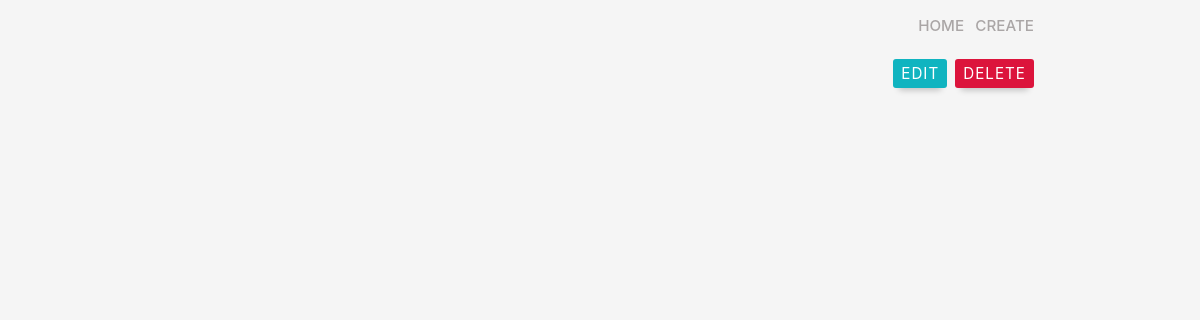
Before: /notes/6 with the older database file.
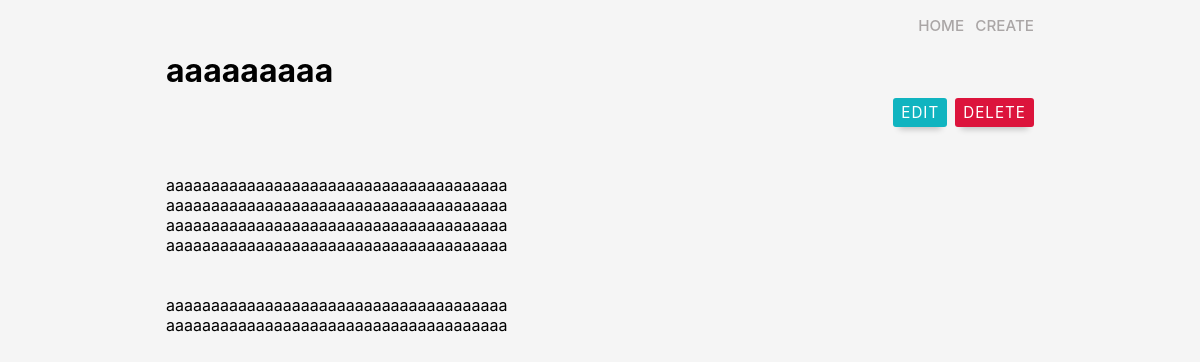
After: the same page with the newer database file.
### tables this page shows
CREATE TABLE notes(
        id integer primary key autoincrement,
        title varchar2(250), 
        content text,
        created_at timestamp default current_timestamp,
        updated_at timestamp default current_timestamp
    );

### main.py (the view)
@app.route('/notes/<note_id>')
def single_note_page(note_id):
    res = cursor.execute('select * from notes where id=?', (note_id,))
    note = res.fetchone()
    print(note)
    return render_template('single_note.html', note=note)

### templates/single_note.html
{% extends 'base.html' %}
{% block content %}
<h1>{{note[1]}}</h1>
<div class="note-actions" >
  <a class="btn" style="margin-right: 0.5rem;" href="/notes/edit/{{note[0]}}">Edit</a>
  <a class="btn delete" href="/notes/delete/{{note[0]}}">Delete</a>
</div>
<div class="note-content" style="margin-top: 0.5rem;">
  <p class="">{{note[2]}}</p>
</div>
{% endblock %}

Changed rows visible on the page:
added notes: title "aaaaaaaaa", content "aaaaaaaaaaaaaaaaaaaaaaaaaaaaaaaaaaaaaa aaaaaaaaaaaaaaaaaaaaaaaaaaaaaaaaaaaaaa aaaaaaaaaaaaaaaaaaaaaaaaaaaaaaaaaaaaaa aaaaaaaaaaaaaaaaaaaaaaaaaaaaaaaaaaaaaa aaaaaaaaaaaaaaaaaaaaaaaaaaaaaaaaaaaaaa aaaaaaaaaaaaaaaaaaaaaaaaaaaaaaaaaaaaaa"
